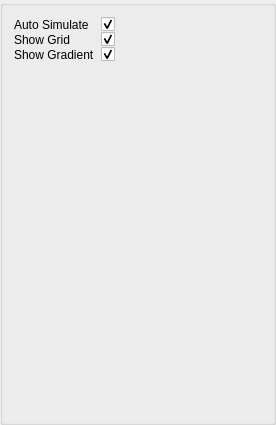
<?xml version="1.0" encoding="UTF-8"?>
<ui version="4.0">
 <class>ViewportSettings</class>
 <widget class="QGroupBox" name="ViewportSettings">
  <property name="geometry">
   <rect>
    <x>0</x>
    <y>0</y>
    <width>276</width>
    <height>425</height>
   </rect>
  </property>
  <property name="sizePolicy">
   <sizepolicy hsizetype="Minimum" vsizetype="Preferred">
    <horstretch>0</horstretch>
    <verstretch>0</verstretch>
   </sizepolicy>
  </property>
  <property name="minimumSize">
   <size>
    <width>200</width>
    <height>0</height>
   </size>
  </property>
  <property name="windowTitle">
   <string>GroupBox</string>
  </property>
  <property name="title">
   <string/>
  </property>
  <property name="alignment">
   <set>Qt::AlignLeading|Qt::AlignLeft|Qt::AlignVCenter</set>
  </property>
  <layout class="QFormLayout" name="formLayout_2">
   <property name="labelAlignment">
    <set>Qt::AlignLeading|Qt::AlignLeft|Qt::AlignTop</set>
   </property>
   <property name="formAlignment">
    <set>Qt::AlignJustify|Qt::AlignTop</set>
   </property>
   <property name="verticalSpacing">
    <number>0</number>
   </property>
   <item row="2" column="0">
    <widget class="QLabel" name="ShowGridLabel">
     <property name="sizePolicy">
      <sizepolicy hsizetype="Minimum" vsizetype="Preferred">
       <horstretch>0</horstretch>
       <verstretch>0</verstretch>
      </sizepolicy>
     </property>
     <property name="text">
      <string>Show Grid</string>
     </property>
    </widget>
   </item>
   <item row="2" column="1">
    <widget class="QCheckBox" name="ShowGridCheckbox">
     <property name="sizePolicy">
      <sizepolicy hsizetype="Minimum" vsizetype="Minimum">
       <horstretch>0</horstretch>
       <verstretch>0</verstretch>
      </sizepolicy>
     </property>
     <property name="minimumSize">
      <size>
       <width>0</width>
       <height>0</height>
      </size>
     </property>
     <property name="baseSize">
      <size>
       <width>0</width>
       <height>0</height>
      </size>
     </property>
     <property name="text">
      <string/>
     </property>
     <property name="iconSize">
      <size>
       <width>32</width>
       <height>32</height>
      </size>
     </property>
     <property name="checked">
      <bool>true</bool>
     </property>
     <property name="tristate">
      <bool>false</bool>
     </property>
    </widget>
   </item>
   <item row="3" column="0">
    <widget class="QLabel" name="ShowGradientLabel">
     <property name="text">
      <string>Show Gradient</string>
     </property>
    </widget>
   </item>
   <item row="3" column="1">
    <widget class="QCheckBox" name="ShowGradientCheckbox">
     <property name="text">
      <string/>
     </property>
     <property name="checked">
      <bool>true</bool>
     </property>
    </widget>
   </item>
   <item row="1" column="0">
    <widget class="QLabel" name="AutoSimulateLabel">
     <property name="text">
      <string>Auto Simulate</string>
     </property>
    </widget>
   </item>
   <item row="1" column="1">
    <widget class="QCheckBox" name="AutoSimulateCheckbox">
     <property name="text">
      <string/>
     </property>
     <property name="checked">
      <bool>true</bool>
     </property>
    </widget>
   </item>
  </layout>
 </widget>
 <resources/>
 <connections/>
</ui>
